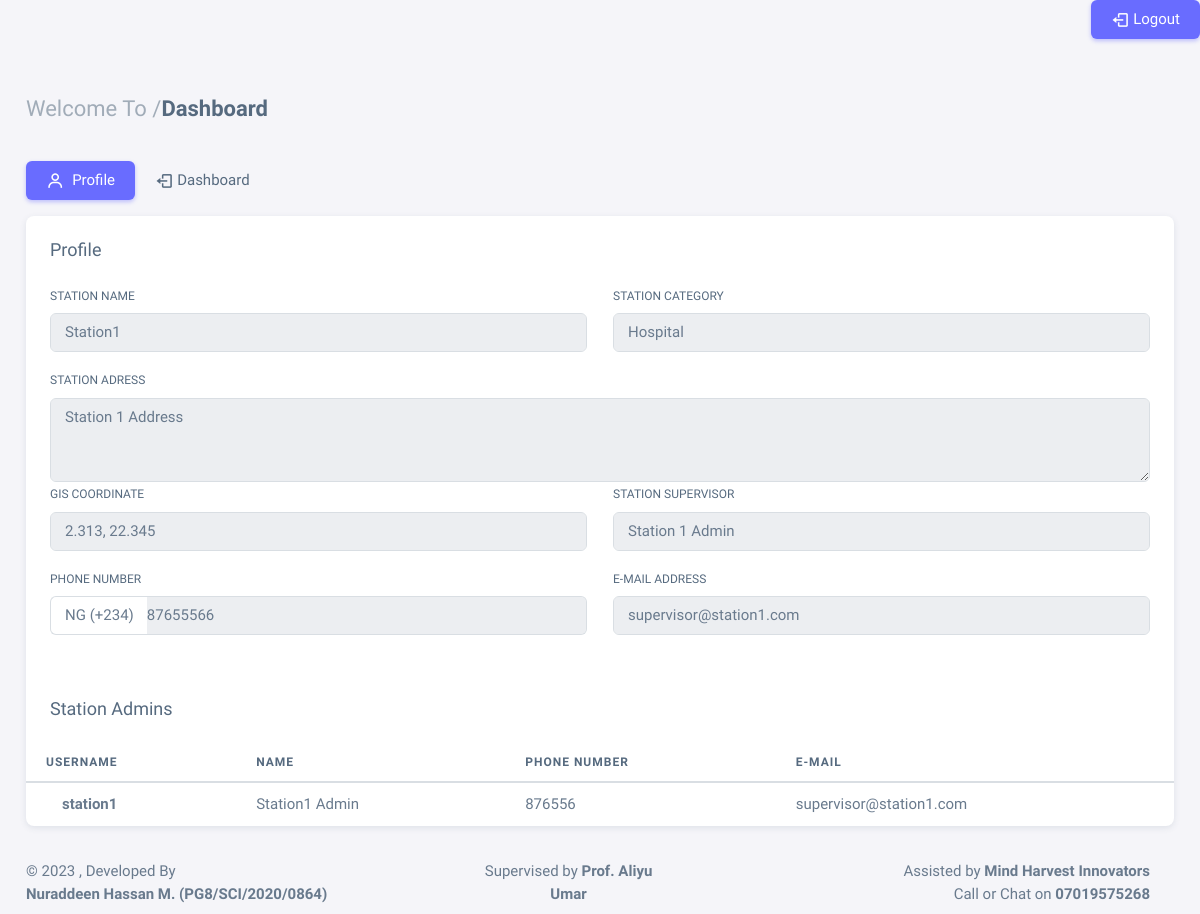
The app's page /sta-dash/1/ with its own data.
### app/models.py (models this page shows, shortened)
class Station(models.Model):
    user = models.ForeignKey(User, on_delete=models.CASCADE)
    select = (
        ('Hospital', 'Hospital'),
        ('Clinic', 'Clinic'),
        ('Laboratory', 'Laboratory'),
    )
    name = models.CharField(max_length=50)
    category = models.CharField(max_length=50, choices=select)
    gis_location = models.CharField(max_length=50)
    address = models.TextField(max_length=200)
    supervisor = models.TextField(max_length=200)
    phone = models.IntegerField()
    email = models.EmailField(max_length=200)
    date_created = models.DateField(auto_now_add=True)

class Profile(models.Model):
    user = models.OneToOneField(User, on_delete=models.CASCADE)
    name = models.CharField(max_length=50, null=True)
    email = models.EmailField(max_length=200, null=True)
    phone = models.IntegerField(null=True)
    address = models.CharField(max_length=200, null=True)
    date_created = models.DateField(auto_now_add=True)

### app/views.py (the view)
# urls.py: path('sta-dash/<str:pk>/', views.stationDash, name='sta-dashh'),
def stationDash(request, pk):
    station_id = get_object_or_404(Station, id=pk)
    admins = Station_admin.objects.filter(station=station_id)
    admins = [admin.user for admin in admins]
    profile = Profile.objects.all()
    context = {
        'station': station_id,
        'admins': admins,
        'profile': profile
    }
    return render(request, 'station_dash.html', context)

### app/templates/station_dash.html (shortened to what this page needs)
{% extends 'base.html' %}
{% block content %}
<div class="content-wrapper">
    <div class="container-xxl flex-grow-1 container-p-y">
        <h4 class="fw-semibold py-3 mb-4"><span class="text-muted fw-light">Welcome To /</span>Dashboard</h4>
        <div class="row">
            <div class="col-md-12">
                <ul class="nav nav-pills flex-column flex-md-row mb-3">
                    <li class="nav-item">
                        <a class="nav-link active" href="javascript:void(0);"><i class="bx bx-user me-1"></i>
                            Profile</a>
                    </li>
                    <li class="nav-item">
                        <a class="nav-link" href="{% url 'admin-dash' %}"><i class="bx bx-log-out"></i>
                            Dashboard</a>
                    </li>
                </ul>
                <div class="card">
                    <h5 class="card-header">Profile</h5>
                    <div class="card-body">
                        <div class="row">
                            <div class="mb-3 col-md-6">
                                <label for="AName" class="form-label">Station Name</label>
                                <input class="form-control" value="{{ station.name }}" type="text" id="AName"
                                    name="AName" required readonly />
                            </div>
                            <div class="mb-3 col-md-6">
                                <label for="age" class="form-label">Station Category</label>
                                <input class="form-control" type="text" name="age" value="{{ station.category }}"
                                    id="age" maxlength="2" required readonly />
                            </div>
                            <div class="mb-6 col-md-12">
                                <label for="mdcc" class="form-label">Station Adress</label>
                                <textarea class="form-control" id="mdcc" rows="3" name="mdcc"
                                    readonly>{{ station.address }}</textarea>
                            </div>
                            <div class="mb-3 col-md-6">
                                <label for="address" class="form-label">GIS Coordinate</label>
                                <input class="form-control" type="text" id="address" value="{{ station.gis_location }}"
                                    name="address" required readonly />
                            </div>
                            <div class="mb-3 col-md-6">
                                <label for="NName" class="form-label">Station Supervisor</label>
                                <input type="text" class="form-control" id="NName" value="{{ station.supervisor }}"
                                    name="NName" required readonly />
                            </div>
                            <div class="mb-3 col-md-6">
                                <label class="form-label" for="phoneNumber">Phone Number</label>
                                <div class="input-group input-group-merge">
                                    <span class="input-group-text">NG (+234)</span>
                                    <input type="number" id="phoneNumber" name="phoneNumber" class="form-control"
                                        placeholder="07019575268" value="{{ station.phone}}" required readonly />
                                </div>
                            </div>
                            <div class="mb-3 col-md-6">
                                <label for="IdNum" class="form-label">E-Mail Address</label>
                                <input type="text" class="form-control" value="{{ station.email }}" id="IdNum"
                                    name="IdNum" required readonly />
                            </div>
                        </div>
                    </div>
                    <h5 class="card-header">Station Admins</h5>
                    <div class="table-responsive text-nowrap">
                        <table class="table">
                            <thead>
                                <tr>
                                    <th>Username</th>
                                    <th>Name</th>
                                    <th>Phone Number</th>
                                    <th>E-mail</th>
                                </tr>
                            </thead>
                            <tbody class="table-border-bottom-0">
                                {% for a in admins %}
                                <tr>
                                    <td>
                                        <strong>{{a.username}}</strong></td>
                                    <td>
                                        {{a.profile.name}}
                                    </td>
                                    <td>
                                        {{a.profile.phone}}
                                    </td>
                                    <td>
                                        {{a.profile.email}}
                                    </td>
                                    {% endfor %}
                            </tbody>
                        </table>
                    </div>
                </div>
            </div>
        </div>
    </div>
</div>
{% endblock content %}

### records on screen
Station: AName "Station1", age "Hospital", mdcc "Station 1 Address", address "2.313, 22.345", NName "Station 1 Admin", phoneNumber "87655566", IdNum "supervisor@station1.com"

### other values on screen
{{ a.username }} "station1"
{{ a.profile.name }} "Station1 Admin"
{{ a.profile.phone }} "876556"
{{ a.profile.email }} "supervisor@station1.com"
